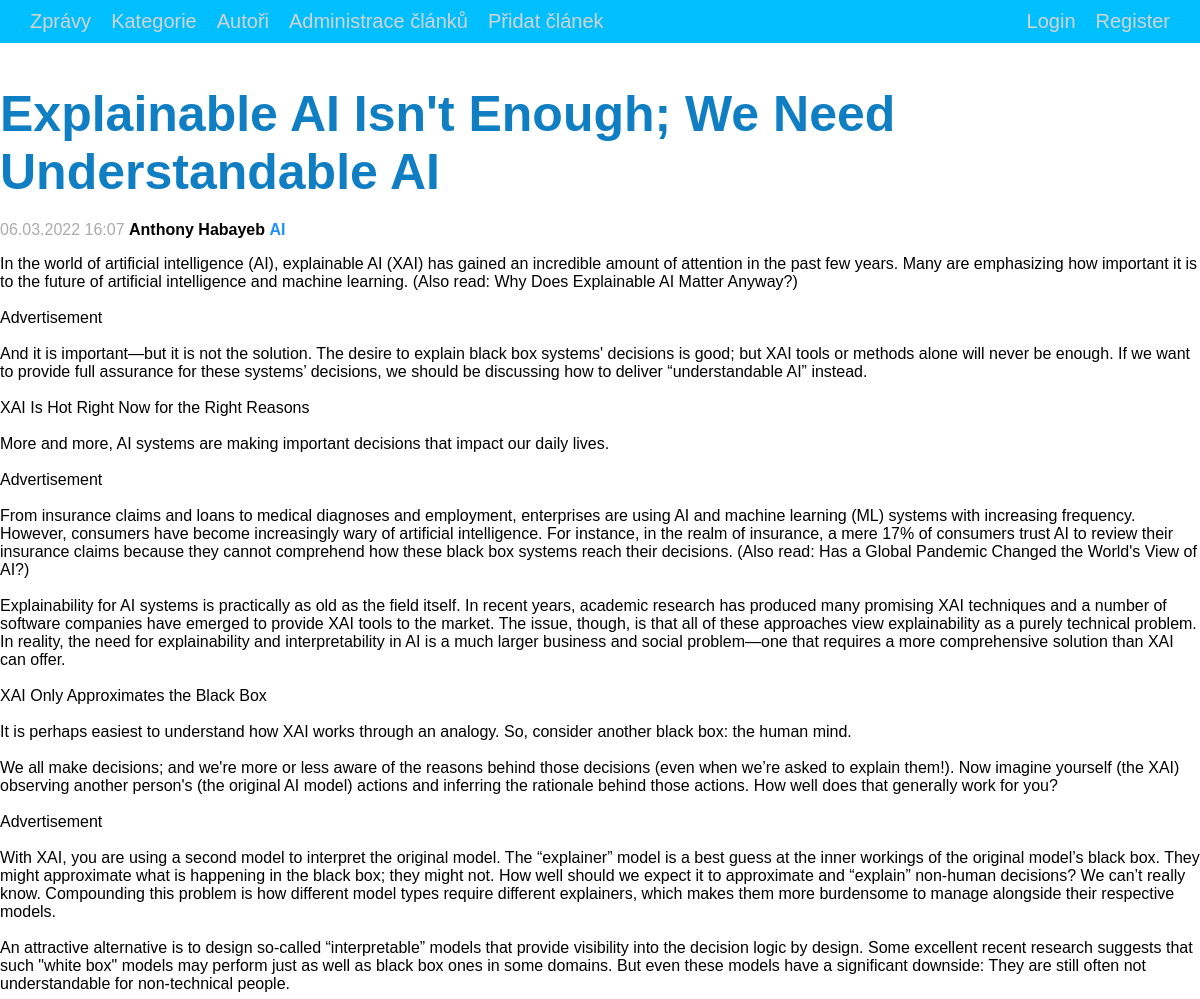
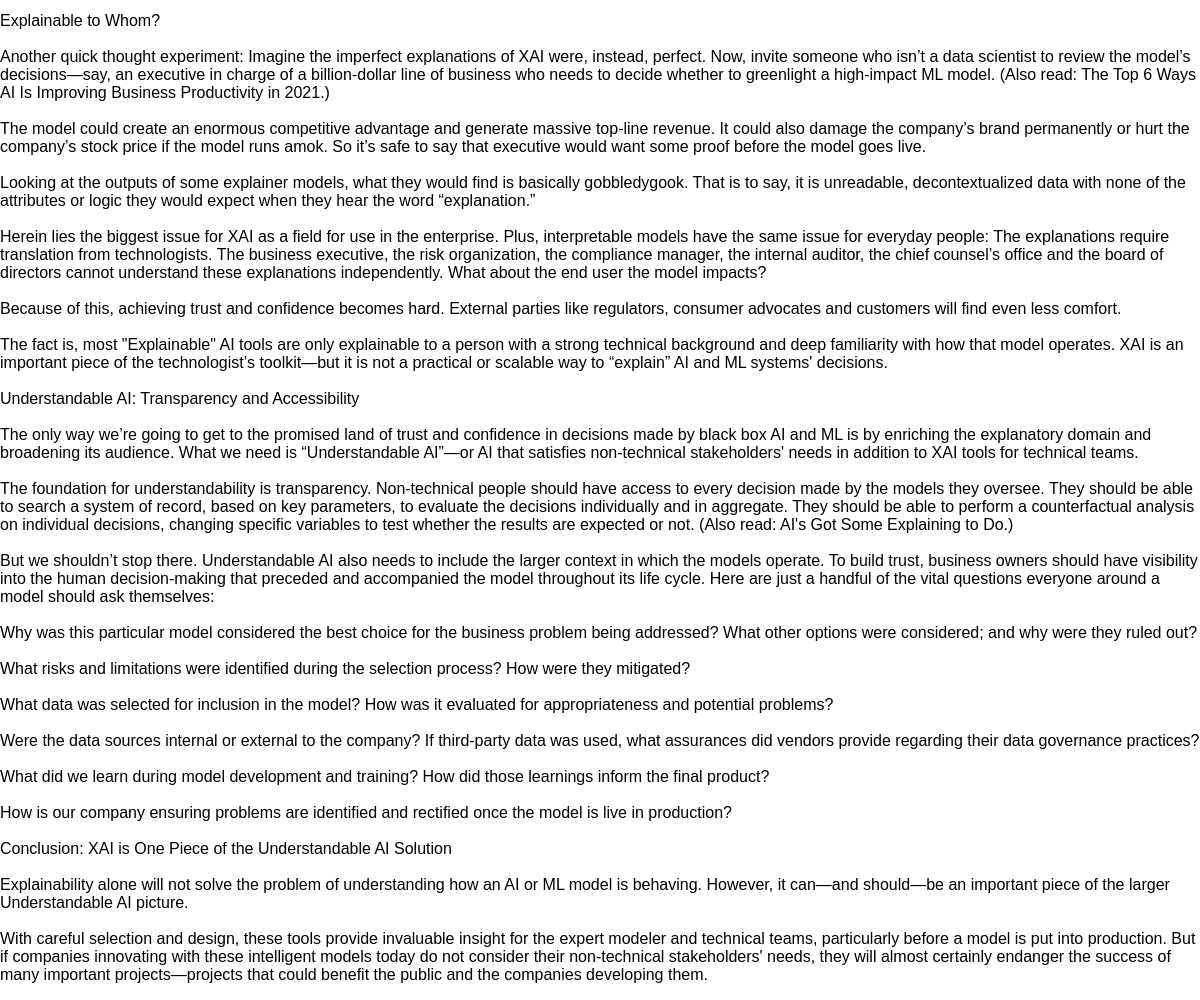
Page /ArticleDetail.php?id=2 on the committed database (2 pictures, top to bottom).
### tables this page shows
CREATE TABLE `clanek` (
  `id` int(10) UNSIGNED NOT NULL AUTO_INCREMENT,
  `id_kategorie` int(11) UNSIGNED NOT NULL,
  `id_autor` int(11) UNSIGNED NOT NULL,
  `tittle` varchar(200) NOT NULL,
  `text` text NOT NULL,
  `datum` datetime NOT NULL,
  `image` varchar(400) NOT NULL,
  `public` tinyint(1) NOT NULL,
   PRIMARY  KEY(id)
);

CREATE TABLE `kategorie` (
  `id` int(10) UNSIGNED NOT NULL AUTO_INCREMENT,
  `name` varchar(50) NOT NULL,
  `image` varchar(400) NOT NULL,
  PRIMARY  KEY(id)
);

### model/database.php (called while the page is built, shortened)
<?php
class Database
{
    protected $conn;
    public function __construct()
    {
        $this->conn = new PDO('mysql:host=' . self::HOST . ';dbname=' . self::DBNAME, self::USER, self::PASSWORD, [
            PDO::ATTR_ERRMODE => PDO::ERRMODE_EXCEPTION,
        ]);
        $this->conn->query('SET NAMES utf8');
    }
    public function selectOne($sql, $params = []){
        $stmt = $this->execute($sql,$params);
        return $stmt->fetch();
    }
    protected function execute($sql, $params = []){
        $stmt = $this->conn->prepare($sql);
        $stmt->execute($params);
        return $stmt;
    }
}

### ArticleDetail.php (the view, shortened to what this page needs)
<?php
require_once "model/database.php";
$db = new Database();
$sql = "select c.id, k.name, Concat(a.name, ' ', a.surname) as autorName, c.tittle, c.text, c.datum, c.image, k.id as katid, a.id as autid
        from clanek c inner join autor a on c.id_autor = a.id inner join kategorie k on k.id = c.id_kategorie
        where c.id = :id";
$params = [
    'id' => $_GET['id'],
];
$article = $db->selectOne($sql, $params);
?>
<!doctype html>
<html lang="en">
<head>
    <link rel="stylesheet" href="style.css">
</head>
<body>
<?php
require_once "header.php"
?>
<main>
    <h2><?= $article['tittle'] ?></h2>
    <div class="subheader">
    <span class="date"><?php $date = new DateTime($article['datum']);
        echo date_format($date, 'd.m.Y H:i'); ?></span>
        <a href="index.php?autor=<?=$article['autid']?>" class="autor"><?= $article['autorName']?></a>
        <a href="index.php?kategorie=<?=$article['katid']?>" class="kategorie"><?= $article['name'] ?></a>
    </div>
    <p><?= $article['text'] ?></p>
</main>
</body>
</html>

### style.css (style rules this page uses)
body { font-family: sans-serif; max-width: 1600px; margin: 0 auto; }
main { max-width: 1400px; margin: 0 auto; }
h2 { font-size: 50px; color: #0f7ec2; margin-bottom: 20px; }
a { text-decoration: none; }
.date { color: #ababab; }
.autor { color: black; font-weight: bold; text-decoration: none; }
.kategorie { color: dodgerblue; font-weight: bold; text-decoration: none; }

### rows in the picture
clanek: tittle "Explainable AI Isn't Enough; We Need Understandable AI", datum "06.03.2022 16:07", id_kategorie.name "AI", text "In the world of artificial intelligence (AI), explainable AI (XAI) has gained an incredible amount of attention in the past few years. Many are emphasizing how important it is to the future of artificial intelligence and machine learning. (Also read: Why Does Explainable AI Matter Anyway?) Advertisement And it is important—but it is not the solution. The desire to explain black box systems' decisions is good; but XAI tools or methods alone will never be enough. If we want to provide full assurance for these systems’ decisions, we should be discussing how to deliver “understandable AI” instead. XAI Is Hot Right Now for the Right Reasons More and more, AI systems are making important…"

### other values in the picture
$article['autorName'] "Anthony Habayeb"
